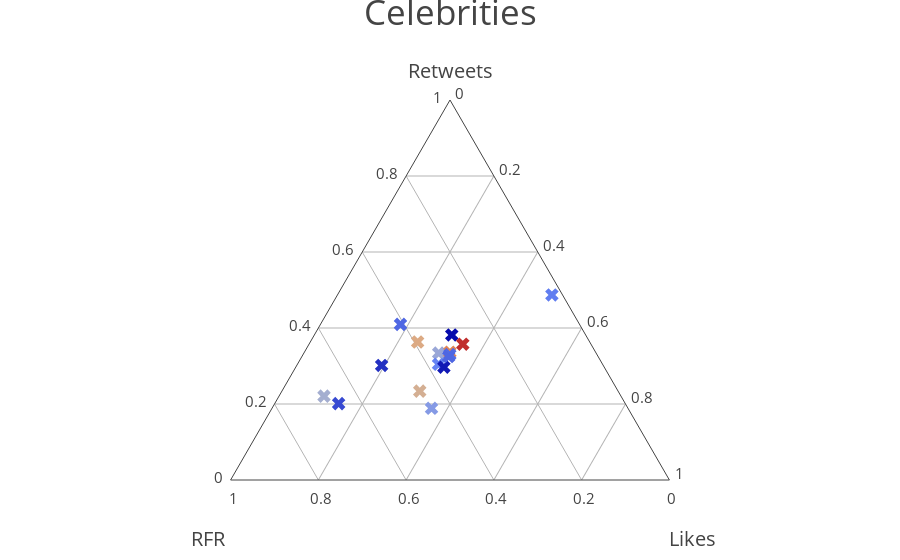

Notebook cell for this chart:
### Code cell
ternary_plot(celeb_df_norm, 'Celebrities')

### Figure 1 — Plotly figure (JSON) as saved in the notebook; plotly's stock layout.template omitted (floating-point values rounded to 4 significant figures)
{"data": [{"a": [-0.1604, -0.02235, 0.255, -0.07363, -0.1082, -0.1435, 0.8034, 0.6135, -0.05969, -0.05303, 0.0009016, -0.1966, -0.1898, -0.1368, 0.2852, -0.1231, -0.1808, -0.1755, -0.1769, -0.1576], "b": [-0.1722, -0.037, 0.4929, -0.1748, -0.1812, 0.8058, 0.03997, 0.4905, -0.1831, -0.1723, 0.01615, -0.1942, -0.193, -0.1681, 0.2842, -0.1516, -0.1895, -0.1895, -0.1446, 0.02184], "c": [-0.1475, 0.1943, 0.3426, -0.142, -0.0694, -0.1266, 0.8061, 0.5034, -0.02773, -0.03843, -0.08809, -0.1939, -0.1925, -0.1446, 0.127, -0.1401, -0.1861, -0.1183, -0.1735, -0.1848], "marker": {"autocolorscale": true, "color": [0.03251, 0.5972, 0.1707, -0.005304, -0.2983, 0.4284, -0.08706, -0.4028, 0.05068, -0.2293, -0.3673, 0.3253, -0.139, -0.06929, -0.1455, -0.3619, -0.1493, 0.1973, 0.5172, -0.06444], "size": 12, "symbol": "x"}, "mode": "markers", "text": ["TheRock", "tomhanks", "prattprattpratt", "LeoDiCaprio", "jimmyfallon", "HereIsGina", "EmmaWatson", "AnnaKendrick47", "TheEllenShow", "Oprah", "Caitlyn_Jenner", "DrOz", "piersmorgan", "charliesheen", "KevinSpacey", "chelseahandler", "lindsaylohan", "KimKardashian", "GwynethPaltrow", "_KrisJStewart"], "type": "scatterternary"}], "layout": {"annotations": [{"font": {"size": 35}, "showarrow": false, "text": "Celebrities", "x": 0.5, "y": 1.3}], "ternary": {"aaxis": {"showgrid": true, "showline": true, "tickcolor": "rgba(0,0,0,0)", "tickfont": {"size": 15}, "ticklen": 5, "title": "Retweets", "titlefont": {"size": 20}}, "baxis": {"showgrid": true, "showline": true, "tickcolor": "rgba(0,0,0,0)", "tickfont": {"size": 15}, "ticklen": 5, "title": "<br>RFR", "titlefont": {"size": 20}}, "caxis": {"showgrid": true, "showline": true, "tickcolor": "rgba(0,0,0,0)", "tickfont": {"size": 15}, "ticklen": 5, "title": "<br>Likes", "titlefont": {"size": 20}}, "sum": 1}}}
